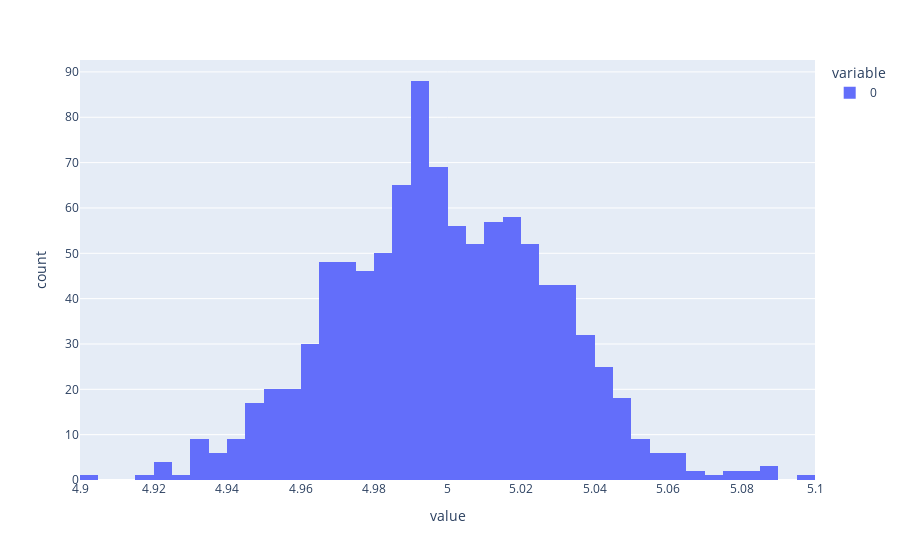

Here is the notebook cell this chart was saved with:
### Code cell
mean_values = []

for i in range(1000):
    mean_values.append(np.ndarray.mean(np.random.uniform(0, 10, 10000)))

px.histogram(mean_values)

### Figure 1 — Plotly figure (JSON) as saved in the notebook; plotly's stock layout.template omitted (floating-point values rounded to 4 significant figures; data arrays with more than 128 entries replaced by an {"elided": "..."} marker saying what was removed)
{"data": [{"alignmentgroup": "True", "bingroup": "x", "hovertemplate": "variable=0<br>value=%{x}<br>count=%{y}<extra></extra>", "legendgroup": "0", "marker": {"color": "#636efa", "pattern": {"shape": ""}}, "name": "0", "offsetgroup": "0", "orientation": "v", "showlegend": true, "type": "histogram", "x": {"elided": "1000 float values"}, "xaxis": "x", "yaxis": "y"}], "layout": {"barmode": "relative", "legend": {"title": {"text": "variable"}, "tracegroupgap": 0}, "margin": {"t": 60}, "xaxis": {"anchor": "y", "domain": [0, 1], "title": {"text": "value"}}, "yaxis": {"anchor": "x", "domain": [0, 1], "title": {"text": "count"}}}}
